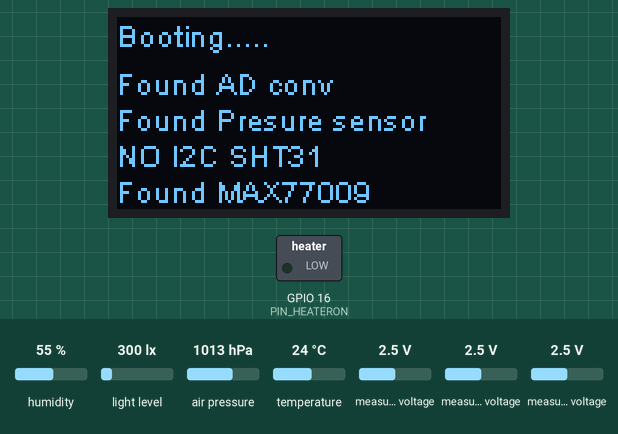
The sketch below on a simulated ESP8266 (NodeMCU). Parts: 128×64 one-colour display, switched loads named in the sketch (green lamp = pin HIGH). Wiring (inferred from the names in the program): ADS1115 converter at I2C address 0x48; BMP280 pressure sensor at I2C address 0x77. The inputs (shaded band) are chosen by the test bench; at power-on: humidity 55 %, light level 300 lx, temperature 24 °C, air pressure 1013 hPa, measured voltage 2.5 V. WiFi joins after 1.5 s; servers stay silent unless stated; pins used as bus, display or sensor lines are not drawn; what the sketch prints to the serial monitor is not drawn.

Above: at 0.1 s.
1.7 s: humidity set to 74 %
12.5 s: humidity set to 77 %
At 16.8 s:
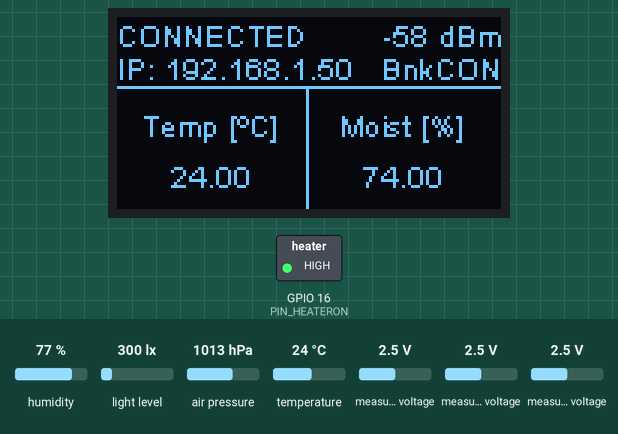
22.9 s: light level set to 40 lx
28.9 s: temperature set to 12 °C
At 39.6 s:
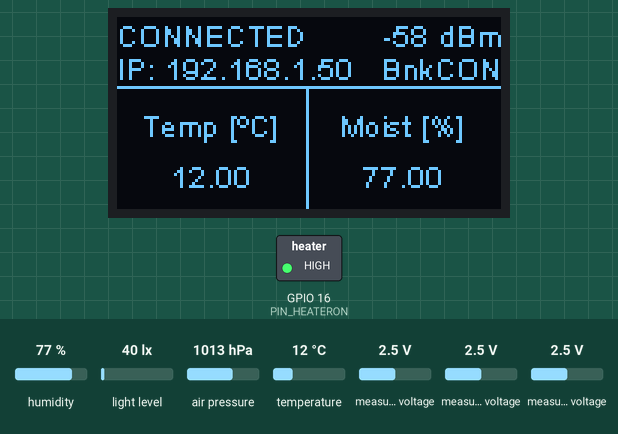
39.7 s: air pressure set to 952 hPa
At 43.1 s:
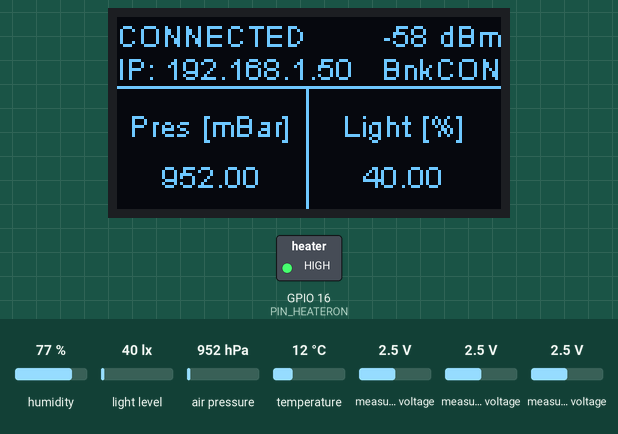
Timing chart, 0 to 44.6 s (numbered marks = the images above; inputs shaded):
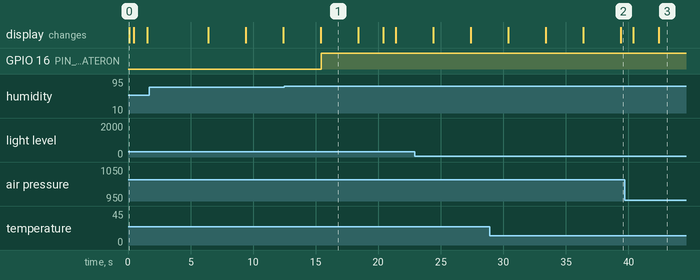

The sketch:

WeatherStation.ino
```cpp
#include <ESP8266WiFi.h>
#include <ESP8266HTTPClient.h>
#include <TickerScheduler.h>
#include <ArduinoJson.h>
#include "SSD1306.h"
#include "BMP280.h"
#include "SHT31.h"
#include "MAX44009.h"
#include "ADS1015.h"

/* Comment this out to disable prints and save space */
#define BLYNK_PRINT Serial
#define BLYNK_GREEN     "#23C48E"
#define BLYNK_BLUE      "#04C0F8"
#define BLYNK_YELLOW    "#ED9D00"
#define BLYNK_RED       "#D3435C"
#define BLYNK_DARK_BLUE "#5F7CD8"
#include <BlynkSimpleEsp8266.h>
//Inputs
//D2
#define  PIN_SDA 4
//D1
#define PIN_SCL 5
//D0
#define PIN_HEATERON 16
//D5
#define PIN_POWERWIND 14


#define DISPLAY_INTERVAL_MS 3000
#define CLEAR_JSON_INTERVAL_MS 3000
#define CONTACT_SERVER_INTERVAL_MS 20000
#define UPDATE_SENSOR_MS 5000
#define CHECK_BLYNK_MS 1000
#define HTTP_PORT 80
#define HEATER_ON_MOISTURE 75
#define HEATER_OFF_MOISTURE 70
#define SSID "kosmos"
#define PASSWORD "funhouse"
#define BLYNK_AUTH "63fb3008df63415784b2284c087c64bd"
#define INCOMMING_SERVER "http://192.168.2.165/api/app/com.internet/weather"

//Start network
WiFiClient client;
WiFiServer server(HTTP_PORT);

#define ADDR_SHT31 0x44 // sht31 bus address Moisture/Temp
#define ADDR_SSD1306 0x3c // SSD1306 bus address Display
#define ADDR_MAX44009 0x4a // MAX44009 bus address Light lux
#define WIND_ALARM 20 //
#define COUT_WIND_ALARM 50

SSD1306  display(ADDR_SSD1306, PIN_SDA, PIN_SCL);
BMP280 bmp(PIN_SDA, PIN_SCL);
SHT31 sht31(PIN_SDA, PIN_SCL);
Max44009 myLux(ADDR_MAX44009);
ADS1115 ads;

char readBytes(unsigned char *values, char length);
char writeBytes(unsigned char *values, char length);
char readInt(char address, int16_t &value);
char readUInt(char address, uint16_t &value);
void DisplayStatus();
void UpdateDisplay();
void UpdateSensors();
void ClearJSON();
void UpdateBlynk();

uint8_t crc8(const uint8_t *data, uint8_t len);

bool readRequest(WiFiClient& client);
JsonObject& prepareResponse(JsonBuffer& jsonBuffer);
void writeResponse(WiFiClient& client, JsonObject& json);

int GetRequest();
int iDisplay = 1;
bool WIFIconnected = false;
bool ClientConnected = false;
double dTemperature;
double dHumidity;
double dPressure;
double dLightLux;
double dWindPower;
String sWindDirection;
bool bTemperatureAvail;
bool bHumidityAvail;
bool bPressureAvail;
bool bLightLuxAvail;
bool bWindPowerAvail;
bool bWindDirectionAvail;
bool bRainAvail;
boolean bRain;
int iAlarmCount;
int iBlynkUpdateScreen = 1;
boolean bWAlarm = false;
String sJSONsendCommand;
TickerScheduler tsTimer(4);

////////////////////////////////////////
void setup(void)
{
  display.init();
  display.setContrast(255);
  display.flipScreenVertically();
  display.setFont(ArialMT_Plain_10);
  display.setTextAlignment(TEXT_ALIGN_LEFT);
  display.drawStringMaxWidth(0, 0, 128, "Booting.....");
  display.display();
  pinMode(PIN_HEATERON, OUTPUT);
  pinMode(PIN_POWERWIND, OUTPUT);
  digitalWrite(PIN_HEATERON, LOW);
  digitalWrite(PIN_POWERWIND, LOW);
  Serial.begin(115200);
  WiFi.disconnect();
  WiFi.begin(SSID, PASSWORD);
  Serial.println("Start");
  ads.begin();
  if (ads.readADC_SingleEnded(0) == 0xFFFF)
  {
    display.drawStringMaxWidth(0, 16, 128, "NOT found AD conv");
  }
  else
  {
    display.drawStringMaxWidth(0, 16, 128, "Found AD conv");
    ads.setGain(GAIN_TWOTHIRDS);  // 2/3x gain +/- 6.144V  1 bit = 3mV      0.1875mV (default)
    // ads.setGain(GAIN_ONE);        // 1x gain   +/- 4.096V  1 bit = 2mV      0.125mV
  }

  if (!bmp.begin())
  {
    display.drawStringMaxWidth(0, 28, 128, "NOT found Presure sensor");
  }
  else
  {
    display.drawStringMaxWidth(0, 28, 128, "Found Presure sensor");
  }
  display.display();

  sht31.begin(ADDR_SHT31);
  uint32_t serialNo;
  if ( !sht31.readSerialNo(serialNo))
  {
    {
      display.drawStringMaxWidth(0, 40, 128, "NO I2C SHT31");
    }
  }
  else
  {
    if (!sht31.readTempHum())
    {
      display.drawStringMaxWidth(0, 40, 128, "NO VDD SHT31");
    }
    else
    {
      display.drawStringMaxWidth(0, 40, 128, "Found SHT31");
    }
  }

  display.display();
  dLightLux = myLux.getLux(); //dummy read to generate an error
  if (myLux.getError() != 0)
  {
    display.drawStringMaxWidth(0, 52, 128, "NOT found MAX77009");
  }
  else
  {
    display.drawStringMaxWidth(0, 52, 128, "Found MAX77009");
  }
  display.display();

  Blynk.config(BLYNK_AUTH);
  Blynk.connect(10);
  Wire.begin(PIN_SDA, PIN_SCL); // the SDA and SCL
  WIFIconnected = false;
  // Initialising the UI will init the display too.
  display.clear();
  //Display update interval
  tsTimer.add(0, DISPLAY_INTERVAL_MS, UpdateDisplay, false);
  //Servercontact update interval
  tsTimer.add(1, CONTACT_SERVER_INTERVAL_MS, GetRequest, false);
  //UpdateSensors
  tsTimer.add(2, UPDATE_SENSOR_MS, UpdateSensors, false);
  //Check blynk status and reconnect
  tsTimer.add(3, CHECK_BLYNK_MS, checkBlynk, false);
  UpdateSensors();
  Blynk.run();
  checkBlynk();
}

////////////////////////////////////////////////////////////////////////////////
void loop(void)
{
  Blynk.run();
  tsTimer.update();
  // Check if module is still connected to WiFi.
  if (WiFi.status() != WL_CONNECTED)
  {
    if (WIFIconnected == true)
    {
      Serial.println("Wifi disconnected");
      server.close();
    }
    WIFIconnected = false;
    DisplayStatus();
  }
  else
  {
    // Print the new IP to Serial.
    if (WIFIconnected == false)
    {
      server.begin();
      WIFIconnected = true;
      DisplayStatus();
    }
    WiFiClient client = server.available();
    if (client)
    {
      bool success = readRequest(client);
      if (success)
      {
        //Send JSON
        StaticJsonBuffer<200> jsonWriteBuffer;
        JsonObject& jsonWrite = prepareResponse(jsonWriteBuffer);
        writeResponse(client, jsonWrite);
        ClientConnected = true;
        delay(1);
        client.stop();
      }
    }
  }
}

//#####################################################################################################

void UpdateDisplay()
{
  DisplayStatus();
  iDisplay++;
  if (iDisplay > 4) iDisplay = 1;
}

void UpdateSensors()
{
  digitalWrite(PIN_POWERWIND, HIGH);
  dTemperature = sht31.readTemperature();
  if (dTemperature < -40 || dTemperature > 125 )
  {
    bTemperatureAvail = false;
  } else
  {
    bTemperatureAvail = true;
  }
  dHumidity = sht31.readHumidity();
  if (dHumidity < 0 || dHumidity > 100)
  {
    //If we do not know the moisture level put the heater on
    digitalWrite(PIN_HEATERON, HIGH);
    bHumidityAvail = false;
  }
  else
  {
    //Put the heater if the moisture level is too high
    if (dHumidity > HEATER_ON_MOISTURE)
    {
      digitalWrite(PIN_HEATERON, HIGH);
    }
    else if (dHumidity < HEATER_OFF_MOISTURE)
    {
      digitalWrite(PIN_HEATERON, LOW);
    }
    bHumidityAvail = true;
  }

  dPressure = bmp.readPressure() / 100;
  if (dPressure >= 1200 || dPressure <= 900)
  {
    bPressureAvail = false;
  } else
  {
    bPressureAvail = true;
  }
  dLightLux = myLux.getLux();
  if (myLux.getError() != 0)
  {
    bLightLuxAvail = false;
  } else
  {
    bLightLuxAvail = true;
  }
  if (ads.readADC_SingleEnded(0) == 0xFFFF)
  {
    bWindPowerAvail = false;
  }
  else
  {
    bWindPowerAvail = true;
  }
  dWindPower = 12.0;
  if (ads.readADC_SingleEnded(1) == 0xFFFF)
  {
    bWindDirectionAvail = false;
  }
  else
  {
    bWindDirectionAvail = true;
  }
  sWindDirection = "NO";
 digitalWrite(PIN_POWERWIND, LOW);

  if (ads.readADC_SingleEnded(2) == 0xFFFF)
  {
    bRainAvail = false;
  }
  else
  {
    bRainAvail = true;
  }
  bRain = false;
  if ((dWindPower > WIND_ALARM || bRain == true) && bWAlarm == false )
  {
    bWAlarm = true;
    iAlarmCount = COUT_WIND_ALARM;
  } else if (iAlarmCount == 0 && bRain == false)
  {
    bWAlarm = false;
  }

  if (iAlarmCount >= 0)
  {
    iAlarmCount--;
  }
}

void UpdateBlynk()
{
  //Upload to Blynk
  //In steps othewise the device will be loose connection with to many virtualwrites at once.

  switch (iBlynkUpdateScreen)
  {
    case 1:
      if (bTemperatureAvail)
      {
        Blynk.virtualWrite(V1, dTemperature);
        Blynk.setProperty(V1, "color", BLYNK_GREEN);
      }
      else
      {
        Blynk.virtualWrite(V1, "error");
        Blynk.setProperty(V1, "color", BLYNK_RED);
      }
      break;
    case 2:
      if (bHumidityAvail)
      {
        Blynk.setProperty(V2, "color", BLYNK_GREEN);
        Blynk.virtualWrite(V2, dHumidity);
      }
      else
      {
        Blynk.setProperty(V2, "color", BLYNK_RED);
        Blynk.virtualWrite(V2, "error");
      }
      break;
    case 3:
      if (bPressureAvail)
      {
        Blynk.setProperty(V3, "color", BLYNK_GREEN);
        Blynk.virtualWrite(V3, dPressure);
      }
      else
      {
        Blynk.setProperty(V3, "color", BLYNK_RED);
        Blynk.virtualWrite(V3, "error");
      }
      break;
    case 4:
      if (bLightLuxAvail)
      {
        Blynk.setProperty(V4, "color", BLYNK_GREEN);
        Blynk.virtualWrite(V4, dLightLux);
      }
      else
      {
        Blynk.setProperty(V4, "color", BLYNK_RED);
        Blynk.virtualWrite(V4, "error");
      }
      break;
    case 5:
      if (bWindDirectionAvail)
      {
        Blynk.setProperty(V6, "color", BLYNK_GREEN);
        Blynk.virtualWrite(V6, sWindDirection);
      }
      else
      {
        Blynk.setProperty(V6, "color", BLYNK_RED);
        Blynk.virtualWrite(V6, "error");
      }
      break;
    case 6:
      if (bWindPowerAvail)
      {
        Blynk.setProperty(V5, "color", BLYNK_GREEN);
        Blynk.virtualWrite(V5, dWindPower);
      }
      else
      {
        Blynk.setProperty(V5, "color", BLYNK_RED);
        Blynk.virtualWrite(V5, "error");
      }
      break;
    case 7:
      if (bRainAvail)
      {
        if (bRain == true)
        {
          if (bRain) {
            Blynk.setProperty(V7, "color", BLYNK_GREEN);
            Blynk.virtualWrite(V7, "Detected");
          }
          else
          {
            Blynk.setProperty(V7, "color", BLYNK_GREEN);
            Blynk.virtualWrite(V7, "None");
          }
        }
      }
      else
      {
        Blynk.setProperty(V7, "color", BLYNK_RED);
        Blynk.virtualWrite(V7, "ERROR");
      }
      break;
    case 8:
      if (bWAlarm == true)
      {
        Blynk.virtualWrite(V8, "Triggered");
      }
      else
      {
        Blynk.virtualWrite(V8, "None");
      }
      break;
  }

  iBlynkUpdateScreen++;
  if (iBlynkUpdateScreen > 8) iBlynkUpdateScreen = 1;
}

void DisplayStatus() {
  //Remove screen update
  tsTimer.remove(4);
  display.clear();
  display.setFont(ArialMT_Plain_10);
  display.setTextAlignment(TEXT_ALIGN_LEFT);
  if (WIFIconnected == true)
  {
    display.drawString(0, 0, "CONNECTED");
    display.setTextAlignment(TEXT_ALIGN_RIGHT);
    display.drawString(128, 0, String(WiFi.RSSI()) + " dBm");
    display.setTextAlignment(TEXT_ALIGN_LEFT);
    if (sJSONsendCommand == "")
    {
      display.drawString(0, 11, "IP: " + WiFi.localIP().toString());

      if (Blynk.connected())
      {
        display.setTextAlignment(TEXT_ALIGN_RIGHT);
        display.drawString(128, 11, "BnkCON");
        display.setTextAlignment(TEXT_ALIGN_LEFT);
      }
      else
      {
        display.setTextAlignment(TEXT_ALIGN_RIGHT);
        display.drawString(128, 11, "BnkDIS");
        display.setTextAlignment(TEXT_ALIGN_LEFT);
      }
    }
    else
    {
      display.drawString(0, 11, sJSONsendCommand);
      sJSONsendCommand = "";
    }
  }
  else
  {
    display.drawString(0, 0,  "DISCONNECTED");
  }
  display.drawLine(63, 23, 63, 64);
  display.drawLine(0, 23, 128, 23);
  display.setTextAlignment(TEXT_ALIGN_CENTER);
  switch (iDisplay)
  {
    case 1:
      display.drawString(31, 30, "Temp [ºC]");
      display.drawString(95, 30, "Moist [%]");
      if (bTemperatureAvail)
      {
        display.drawString(31, 47, String(dTemperature));
      }
      else
      {
        display.drawString(31, 47, "ERROR");
      }
      if (bHumidityAvail)
      {
        display.drawString(95, 47, String(dHumidity));
      }
      else
      {
        display.drawString(95, 47, "ERROR");
      }
      break;
    case 2:
      display.drawString(31, 30, "Pres [mBar]");
      display.drawString(95, 30, "Light [%]");
      if (bPressureAvail)
      {
        display.drawString(31, 47, String(double(dPressure)));
      }
      else
      {
        display.drawString(31, 47, "ERROR");
      }
      if (bLightLuxAvail)
      {
        display.drawString(95, 47, String(dLightLux));
      }
      else
      {
        display.drawString(95, 47, "ERROR");
      }
      break;
    case 3:
      display.drawString(31, 30, "WndP [km/h]");
      display.drawString(95, 30, "WndDir");
      if (bWindPowerAvail)
      {
        display.drawString(31, 47, String(dWindPower));
      }
      else
      {
        display.drawString(31, 47, "ERROR");
      }
      if (bWindDirectionAvail)
      {
        display.drawString(95, 47, sWindDirection);
      }
      else
      {
        display.drawString(95, 47, "ERROR");
      }
      break;
    case 4:
      display.drawString(31, 30, "Rain");
      display.drawString(95, 30, "Alarm");
      if (bRainAvail)
      {
        if (bRain) {
          display.drawString(31, 47, String("Detected"));
        }
        else
        {
          display.drawString(31, 47, String("None"));
        }
      }
      else
      {
        display.drawString(31, 47, "ERROR");
      }
      if (bWAlarm) {
        display.drawString(95, 47, String("Triggered"));
      }
      else
      {
        display.drawString(95, 47, String("None"));
      }
      break;
  }
  display.display();
  display.setTextAlignment(TEXT_ALIGN_LEFT);
  //Activiate screen update
  tsTimer.add(0, DISPLAY_INTERVAL_MS, UpdateDisplay, false);
}

int GetRequest()
{
  sJSONsendCommand = "Snd: GET";
  DisplayStatus();
  HTTPClient http;
  http.begin(INCOMMING_SERVER);
  int httpCode = http.GET();
  http.end();
  return httpCode;
}

JsonObject& prepareResponse(JsonBuffer & jsonBuffer)
{
  JsonObject& root = jsonBuffer.createObject();
  if (bTemperatureAvail)
  {
    root["dTempOut"] = String(dTemperature);
  }
  else
  {
    root["dTempOut"] = String(-999);
  }
  if (bHumidityAvail)
  {
    root["dHumidityOut"] = String(dHumidity);
  }
  else
  {
    root["dHumidityOut"] = String(-999);
  }
  if (bPressureAvail)
  {
    root["dPressureOut"] = String(dPressure);
  }
  else
  {
    root["dPressureOut"] = String(-999);
  }
  if (bLightLuxAvail)
  {
    root["dLightLuxOut"] = String(dLightLux);
  }
  else
  {
    root["dLightLuxOut"] = String(-999);
  }
  if (bWindDirectionAvail)
  {
    root["sWindDirection"] = sWindDirection;
  }
  else
  {
    root["sWindDirection"] = "ERROR";
  }
  if (bWindPowerAvail)
  {
    root["dWindPower"] = String(dWindPower);
  }
  else
  {
    root["dWindPower"] = String(-999);
  }
  if (bRainAvail)
  {
    if (bRain == true)
    {
      root["bRain"] = "Detected";
    }
    else
    {
      root["bRain"] = "None";
    }
  }
  else
  {
    root["bRain"] = "ERROR";
  }
  if (bWAlarm == true)
  {
    root["bWAlarm"] = "Triggered";
  }
  else
  {
    root["bWAlarm"] = "None";
  }
  sJSONsendCommand = "Snd Sensor status";
  DisplayStatus();
  return root;
}

void writeResponse(WiFiClient & client, JsonObject & json) {
  client.println("HTTP/1.1 200 OK");
  client.println("Content-Type: application/json");
  client.println("Connection: close");
  client.println();
  json.prettyPrintTo(client);
}

bool readRequest(WiFiClient & client) {
  bool currentLineIsBlank = true;
  while (client.connected()) {
    if (client.available()) {
      char c = client.read();
      if (c == '\n' && currentLineIsBlank) {
        Serial.println("Client Request Confirmed.");
        return true;
      } else if (c == '\n') {
        currentLineIsBlank = true;
      } else if (c != '\r') {
        currentLineIsBlank = false;
      }
    }
  }
  return false;
}

bool checkBlynk()
{
  if (WiFi.status() == WL_CONNECTED)
  {
    if (Blynk.connected() == false) {
      // Blynk.connect();
    }
    else
    {
      UpdateBlynk();
    }
  }
}
```

Measured:
- the behaviour switches between 75 and 76 % on humidity (found by bisection; images 0 and 1)
- after the input at 12.5 s, GPIO 16 (PIN_HEATERON): LOW → HIGH after 2.9 s
- what the display in image 1 shows lasts 3.0 s, from 15.4 s to 18.4 s
